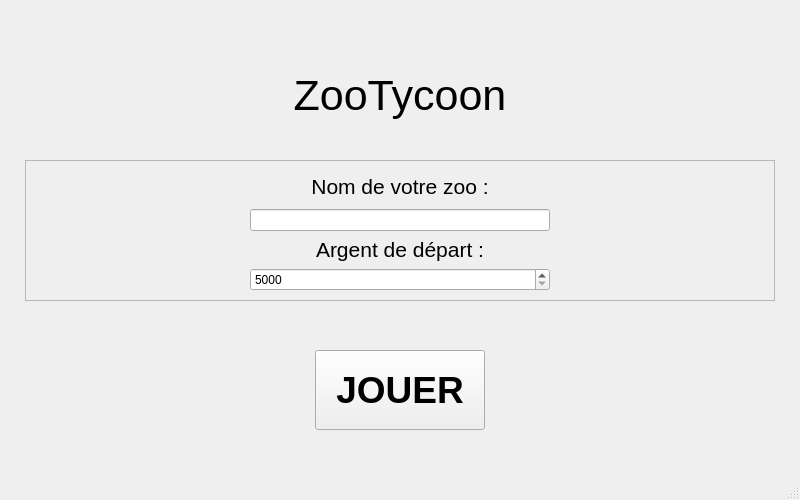
<?xml version="1.0" encoding="UTF-8"?>
<ui version="4.0">
 <class>MainWindow</class>
 <widget class="QMainWindow" name="MainWindow">
  <property name="geometry">
   <rect>
    <x>0</x>
    <y>0</y>
    <width>800</width>
    <height>500</height>
   </rect>
  </property>
  <property name="windowTitle">
   <string>Accueil</string>
  </property>
  <widget class="QWidget" name="centralwidget">
   <widget class="QPushButton" name="pushButton">
    <property name="geometry">
     <rect>
      <x>315</x>
      <y>350</y>
      <width>170</width>
      <height>80</height>
     </rect>
    </property>
    <property name="font">
     <font>
      <family>Arial</family>
      <pointsize>28</pointsize>
      <weight>75</weight>
      <bold>true</bold>
     </font>
    </property>
    <property name="cursor">
     <cursorShape>PointingHandCursor</cursorShape>
    </property>
    <property name="text">
     <string>JOUER</string>
    </property>
   </widget>
   <widget class="QLabel" name="label">
    <property name="geometry">
     <rect>
      <x>250</x>
      <y>70</y>
      <width>300</width>
      <height>50</height>
     </rect>
    </property>
    <property name="font">
     <font>
      <family>Arial</family>
      <pointsize>32</pointsize>
     </font>
    </property>
    <property name="layoutDirection">
     <enum>Qt::LeftToRight</enum>
    </property>
    <property name="text">
     <string>ZooTycoon</string>
    </property>
    <property name="alignment">
     <set>Qt::AlignCenter</set>
    </property>
   </widget>
   <widget class="QFrame" name="frame">
    <property name="geometry">
     <rect>
      <x>25</x>
      <y>160</y>
      <width>750</width>
      <height>141</height>
     </rect>
    </property>
    <property name="frameShape">
     <enum>QFrame::StyledPanel</enum>
    </property>
    <property name="frameShadow">
     <enum>QFrame::Raised</enum>
    </property>
    <layout class="QGridLayout" name="gridLayout">
     <item row="2" column="0">
      <widget class="QLineEdit" name="input_zooName">
       <property name="maximumSize">
        <size>
         <width>300</width>
         <height>16777215</height>
        </size>
       </property>
       <property name="maxLength">
        <number>35</number>
       </property>
      </widget>
     </item>
     <item row="0" column="0" rowspan="2">
      <widget class="QLabel" name="label_2">
       <property name="font">
        <font>
         <family>Arial</family>
         <pointsize>16</pointsize>
        </font>
       </property>
       <property name="layoutDirection">
        <enum>Qt::LeftToRight</enum>
       </property>
       <property name="text">
        <string>Nom de votre zoo :</string>
       </property>
       <property name="alignment">
        <set>Qt::AlignCenter</set>
       </property>
      </widget>
     </item>
     <item row="3" column="0">
      <widget class="QLabel" name="label_3">
       <property name="font">
        <font>
         <family>Arial</family>
         <pointsize>16</pointsize>
        </font>
       </property>
       <property name="layoutDirection">
        <enum>Qt::LeftToRight</enum>
       </property>
       <property name="text">
        <string>Argent de départ :</string>
       </property>
       <property name="alignment">
        <set>Qt::AlignCenter</set>
       </property>
      </widget>
     </item>
     <item row="4" column="0">
      <widget class="QSpinBox" name="input_moneyAmount">
       <property name="minimum">
        <number>5000</number>
       </property>
       <property name="maximum">
        <number>100000</number>
       </property>
       <property name="singleStep">
        <number>1000</number>
       </property>
       <property name="value">
        <number>5000</number>
       </property>
      </widget>
     </item>
    </layout>
   </widget>
   <widget class="QLabel" name="label_error">
    <property name="geometry">
     <rect>
      <x>250</x>
      <y>310</y>
      <width>300</width>
      <height>30</height>
     </rect>
    </property>
    <property name="font">
     <font>
      <pointsize>10</pointsize>
     </font>
    </property>
    <property name="text">
     <string/>
    </property>
    <property name="alignment">
     <set>Qt::AlignCenter</set>
    </property>
   </widget>
  </widget>
  <widget class="QMenuBar" name="menubar">
   <property name="geometry">
    <rect>
     <x>0</x>
     <y>0</y>
     <width>800</width>
     <height>20</height>
    </rect>
   </property>
  </widget>
  <widget class="QStatusBar" name="statusbar"/>
 </widget>
 <resources/>
 <connections/>
</ui>
